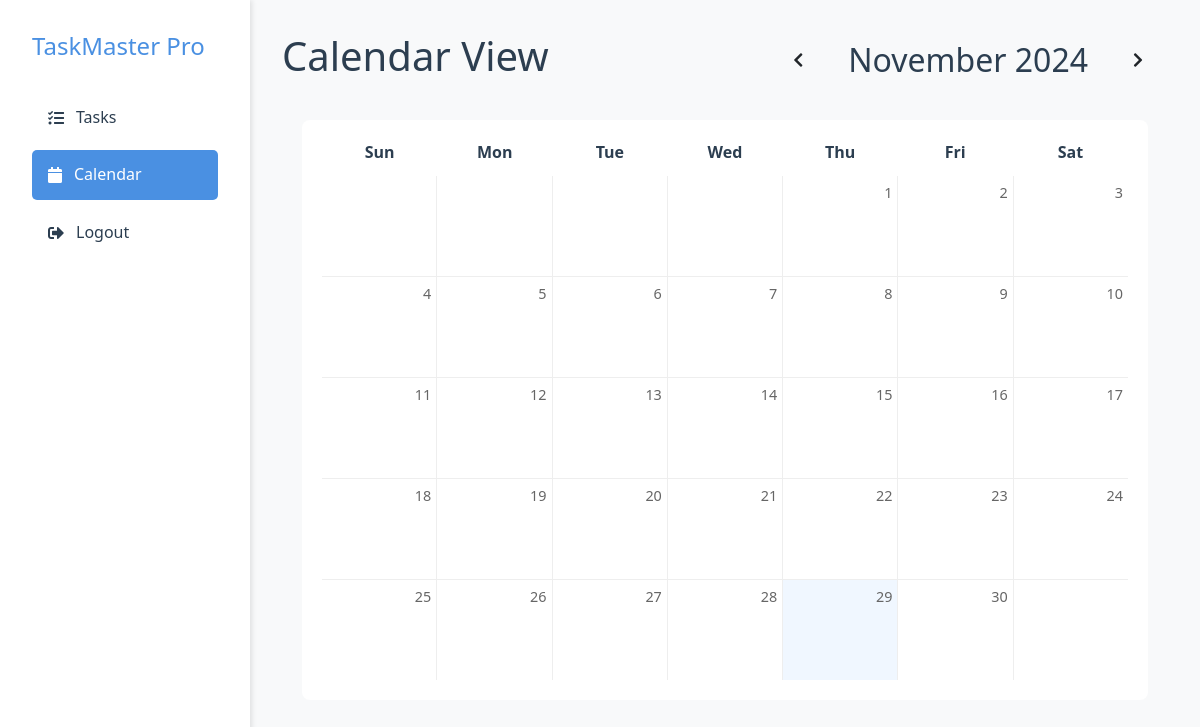
/calendar (signed in), run on an earlier commit of the app's database.
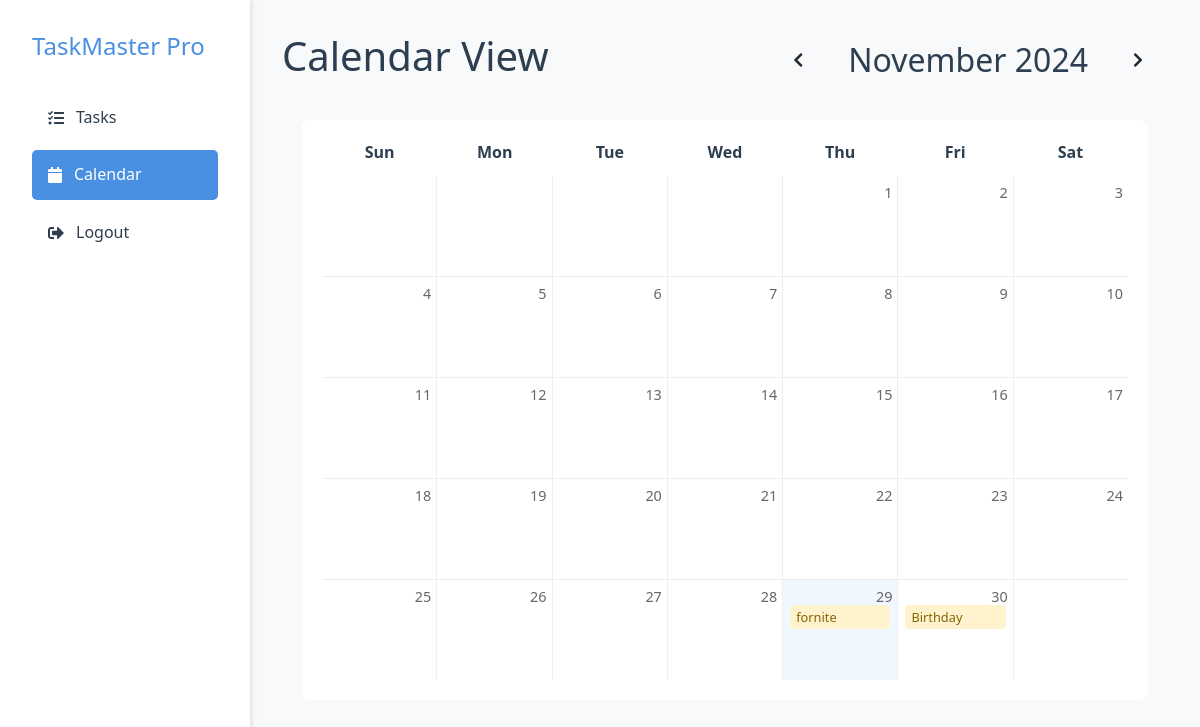
And on a later commit of the database.
### tables this page shows
CREATE TABLE todos (
                id INTEGER PRIMARY KEY AUTOINCREMENT,
                user_id INTEGER NOT NULL,
                task TEXT NOT NULL,
                due_date TEXT NOT NULL,
                done BOOLEAN NOT NULL DEFAULT 0, category_id INTEGER 
            REFERENCES categories(id), category TEXT DEFAULT 'General', notes TEXT DEFAULT '', custom_color TEXT DEFAULT NULL, importance TEXT DEFAULT 'medium',
                FOREIGN KEY (user_id) REFERENCES users (id)
            );

### app.py (the view)
@app.route("/calendar")
def calendar_view():
    if 'user_id' not in session:
        flash("Please login first!", "error")
        return redirect(url_for("login"))
    year = int(request.args.get('year', datetime.now().year))
    month = int(request.args.get('month', datetime.now().month))
    first_day = date(year, month, 1)
    prev_month = (first_day - timedelta(days=1)).replace(day=1)
    next_month = (first_day + timedelta(days=32)).replace(day=1)
    cal = calendar.monthcalendar(year, month)
    month_name = calendar.month_name[month]
    conn = sqlite3.connect(DB_PATH)
    cursor = conn.cursor()
    cursor.execute("""
        SELECT task, due_date, category, notes
        FROM todos
        WHERE user_id = ?
        AND strftime('%Y-%m', due_date) = strftime('%Y-%m', ?)
        ORDER BY date(due_date) ASC
    """, (session['user_id'], f"{year}-{month:02d}-01"))
    tasks = cursor.fetchall()
    conn.close()
    task_dict = {}
    for task in tasks:
        task_date = datetime.strptime(task[1], "%Y-%m-%d").date()
        if task_date not in task_dict:
            task_dict[task_date] = []
        days_left = (task_date - date.today()).days
        task_color = colour(days_left)
        task_dict[task_date].append({
            "task": task[0],
            "due_date": task[1],
            "category": task[2],
            "notes": task[3],
            "color": task_color
        })
    calendar_data = []
    for week in cal:
        week_data = []
        for day in week:
            if day == 0:
                week_data.append({"day": "", "tasks": []})
            else:
                current_date = date(year, month, day)
                week_data.append({
                    "day": day,
                    "today": current_date == date.today(),
                    "tasks": task_dict.get(current_date, [])
                })
        calendar_data.append(week_data)
    return render_template("calendar.html",
                         calendar_data=calendar_data,
                         month_name=month_name,
                         year=year,
                         prev_month=prev_month.month,
                         prev_year=prev_month.year,
                         next_month=next_month.month,
                         next_year=next_month.year,
                         active_page='calendar')

### app.py (called while the page is built)
def colour(days_left):
    if days_left < 0:
        return "red"  # Overdue
    elif days_left == 0:
        return "yellow"  # Due today
    elif days_left == 1:
        return "yellow"  # Due tomorrow
    elif days_left <= 7:
        return "yellow"  # Due soon
    else:
        return "on-time"  # On time

### templates/calendar.html (shortened to what this page needs)
<!DOCTYPE html>
<html lang="en">
<head>
    <link rel="stylesheet" href="{{ url_for('static', filename='css/style.css') }}">
    <link rel="stylesheet" href="https://cdnjs.cloudflare.com/ajax/libs/font-awesome/5.15.4/css/all.min.css">
</head>
<body class="dashboard-body">
    <div class="dashboard-container">
        <aside class="sidebar">
            <div class="sidebar-header">
                <h2 class="logo">TaskMaster Pro</h2>
            </div>
            <nav class="sidebar-nav">
                <a href="{{ url_for('dashboard') }}" class="nav-item">
                    <i class="fas fa-tasks"></i> Tasks
                </a>
                <a href="{{ url_for('calendar_view') }}" class="nav-item active">
                    <i class="fas fa-calendar"></i> Calendar
                </a>
                <a href="{{ url_for('logout') }}" class="nav-item">
                    <i class="fas fa-sign-out-alt"></i> Logout
                </a>
            </nav>
        </aside>
        <main class="main-content">
            <header class="dashboard-header">
                <h1>Calendar View</h1>
                <div class="calendar-nav">
                    <a href="?month={{ prev_month }}&year={{ prev_year }}" class="btn"><i class="fas fa-chevron-left"></i></a>
                    <h2>{{ month_name }} {{ year }}</h2>
                    <a href="?month={{ next_month }}&year={{ next_year }}" class="btn"><i class="fas fa-chevron-right"></i></a>
                </div>
            </header>
            <div class="calendar">
                <div class="calendar-header">
                    <div>Sun</div>
                    <div>Mon</div>
                    <div>Tue</div>
                    <div>Wed</div>
                    <div>Thu</div>
                    <div>Fri</div>
                    <div>Sat</div>
                </div>
                <div class="calendar-grid">
                    {% for week in calendar_data %}
                        {% for day in week %}
                            <div class="calendar-day {% if day.today %}today{% endif %}">
                                <div class="day-number">{{ day.day }}</div>
                                {% if day.tasks %}
                                    {% for task in day.tasks %}
                                    <div class="calendar-task {{ task.color }}"
                                         onclick="showTaskDetails('{{ task.task|e }}', '{{ task.due_date }}', '{{ task.category }}', '{{ task.notes|e }}', '{{ task.importance }}')"
                                         style="cursor: pointer;">
                                        <div class="task-info">
                                            {{ task.task }}
                                            <span class="importance-indicator {{ task.importance }}"></span>
                                        </div>
                                    </div>
                                    {% endfor %}
                                {% endif %}
                            </div>
                        {% endfor %}
                    {% endfor %}
                </div>
            </div>
        </main>
    </div>
</body>
</html>

What changed in the data, as far as the page shows it:
added todos: task "fornite", shown under "29"
added todos: task "Birthday", shown under "30"
